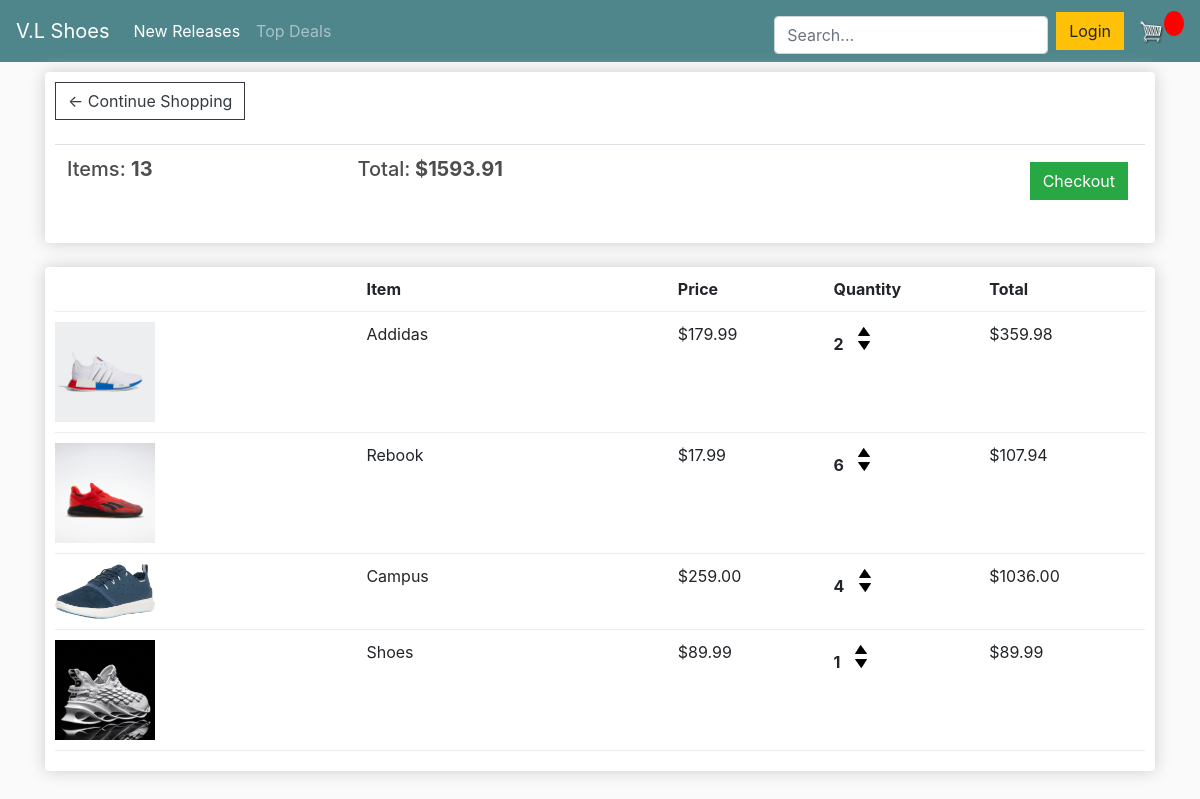
The app's page /cart/ (signed in), older data.
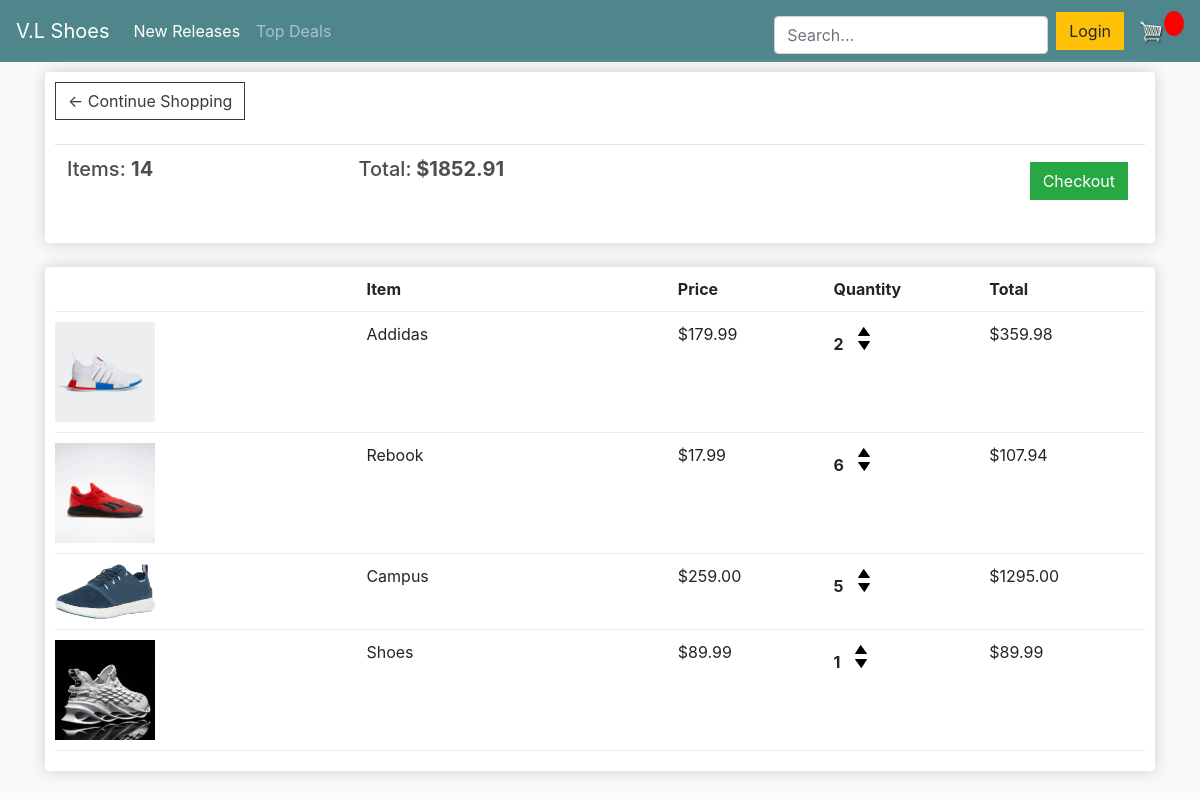
The same page, newer data.
### store/models.py (models this page shows, shortened)
class Order(models.Model):
    customer = models.ForeignKey(Customer, on_delete=models.SET_NULL, blank=True, null=True)
    date_ordered = models.DateTimeField(auto_now_add=True)
    complete = models.BooleanField(default=False, null=True, blank=False)
    transaction_id = models.CharField(max_length=200, null=True)
    @property
    def get_cart_total(self):
        orderitems = self.orderitem_set.all()
        total = sum([item.get_total for item in orderitems])
        return total
    @property
    def get_cart_items(self):
        orderitems = self.orderitem_set.all()
        items = sum([item.quantity for item in orderitems])
        return items

class OrderItem(models.Model):
    product = models.ForeignKey(Product, on_delete=models.SET_NULL, blank=True, null=True)
    order = models.ForeignKey(Order, on_delete=models.SET_NULL, blank=True, null=True)
    quantity = models.IntegerField(default=0, null=True, blank=True)
    date_added = models.DateTimeField(auto_now_add=True)
    @property
    def get_total(self):
        total = self.product.price * self.quantity
        return total

class Product(models.Model):
    name = models.CharField(max_length=200, null=True)
    price = models.DecimalField(max_digits=5, decimal_places=2)
    digital = models.BooleanField(default=False, null=True, blank=False)
    image = models.ImageField(null=True, blank=True)
    @property
    def image_url(self):
        return self.image.url or ''

### store/views.py (the view)
# urls.py: path('cart/', views.cart, name="cart"),
def cart(request):
    cart_data = cart_info(request)
    cart_items = cart_data['cart_items']
    order = cart_data['order']
    items = cart_data['items']
    context = {'items': items, 'order': order, 'cart_items': cart_items}
    return render(request, 'store/cart.html', context)

### store/utils.py (called while the page is built)
def cart_info(request):
    if request.user.is_authenticated:
        customer = request.user.customer
        order, created = Order.objects.get_or_create(customer=customer, complete=False)
        items = order.orderitem_set.all()
        cart_items = order.get_cart_items
    else:
        guest_data = guest_cart(request)
        cart_items = guest_data['cart_items']
        order = guest_data['order']
        items = guest_data['items']
    return {'items': items, 'order': order, 'cart_items': cart_items}

### templates/store/cart.html
{% extends 'store/main.html' %}
{% load static %}
{% block content %}
     <div class="row">
        <div class="col-lg-12">
            <div class="box-element">
                <a  class="btn btn-outline-dark" href="{% url 'store' %}">&#x2190; Continue Shopping</a>
                <br>
                <br>
                <table class="table">
                    <tr>
                        <th><h5>Items: <strong>{{ order.get_cart_items }} </strong></h5></th>
                        <th><h5>Total:<strong> ${{ order.get_cart_total|floatformat:2 }} </strong></h5></th>
                        <th>
                            <a  style="float:right; margin:5px;" class="btn btn-success" href="{% url 'checkout' %}">Checkout</a>
                        </th>
                    </tr>
                </table>
            </div>
            <br>
            <div class="box-element">
                <div class="cart-row">
                    <div style="flex:2"></div>
                    <div style="flex:2"><strong>Item</strong></div>
                    <div style="flex:1"><strong>Price</strong></div>
                    <div style="flex:1"><strong>Quantity</strong></div>
                    <div style="flex:1"><strong>Total</strong></div>
                </div>
                {% for item in items %}
                <div class="cart-row">
                    <div style="flex:2"><img class="row-image" src="{{ item.product.image_url }}"></div>
                    <div style="flex:2"> {{ item.product.name }} </div>
                    <div style="flex:1"> ${{ item.product.price|floatformat:2 }} </div>
                    <div style="flex:1">
                        <p class="quantity"> {{ item.quantity }}</p>
                        <div class="quantity">
                            <img data-product={{ item.product.id}} data-action="add" class="chg-quantity" src="{% static  'images/arrow-up.png' %}">
                            <img data-product={{ item.product.id}} data-action="remove" class="chg-quantity" src="{% static  'images/arrow-down.png' %}">
                        </div>
                    </div>
                    <div style="flex:1"><p>${{ item.get_total }}</p></div>
                </div>
                {% endfor %}
            </div>
        </div>
     </div>
{% endblock content %}

### templates/store/main.html (shortened to what this page needs)
<!DOCTYPE html>
{% load static %}
<html>
<head>
	<link rel="stylesheet" href="https://stackpath.bootstrapcdn.com/bootstrap/4.4.1/css/bootstrap.min.css">
	<link rel="stylesheet" type="text/css" href="{% static 'css/main.css' %}">
</head>
<body>
    <nav class="navbar navbar-expand-lg navbar-dark bg-dark">
      <a class="navbar-brand" href="{% url 'store' %}">V.L Shoes</a>
      <div class="collapse navbar-collapse" id="navbarSupportedContent">
        <ul class="navbar-nav mr-auto">
          <li class="nav-item active">
            <a class="nav-link" href="#">New Releases <span class="sr-only">(current)</span></a>
          </li>
          <li class="nav-item">
            <a class="nav-link" href="#">Top Deals</a>
          </li>
        </ul>
        <div class="search-bar mt-sm-2 mr-2">
            <form method="get">
                <input type="text" class="form-control" name="q" id="id_q" placeholder="Search...">
            </form>
        </div>
        <div class="form-inline my-2 my-lg-0">
          <a href="#"class="btn btn-warning">Login</a>
            <a href="{% url 'cart' %}">
               <img  id="cart-icon" src="{% static 'images/cart.png' %}">
            </a>
            <p id="cart-total"> {{ cartItems }}</p>
        </div>
      </div>
    </nav>
    <div class="container">
        {% block content %}
        {% endblock content %}
    </div>
</body>
</html>

### static/css/main.css (style rules this page uses)
body { background-color: hsl(0, 0%, 98%); }
h1,h2,h3,h4,h5,h6 { color:hsl(0, 0%, 30%); }
.box-element { box-shadow:hsl(0, 0%, 80%) 0 0 16px; background-color: #fff; border-radius: 4px; padding: 10px; }
.bg-dark { background-color: #4f868c!important; }
#cart-icon { width:25px; display: inline-block; margin-left: 15px; }
#cart-total { display: block; text-align: center; color:#fff; background-color: red; width: 20px; height: 25px; border-radius: 50%; font-size: 14px; }
.col-lg-4, .col-lg-6, .col-lg-8, .col-lg-12 { margin-top: 10px; }
.btn { border-radius: 0; }
.row-image { width: 100px; }
.cart-row { display: flex; align-items: flex-stretch; padding-bottom: 10px; margin-bottom: 10px; border-bottom: 1px solid #ececec; }
.quantity { display: inline-block; font-weight: 700; padding-right:10px; }
.chg-quantity { width: 12px; cursor: pointer; display: block; margin-top: 5px; transition:.1s; }

Row changes from the older to the newer data that the page shows:
changed through a linked row, Order: get_cart_items "13" → "14"; get_cart_total "1593.91" → "1852.91"
changed OrderItem "Campus": quantity "4" → "5"; get_total "1036.00" → "1295.00"
